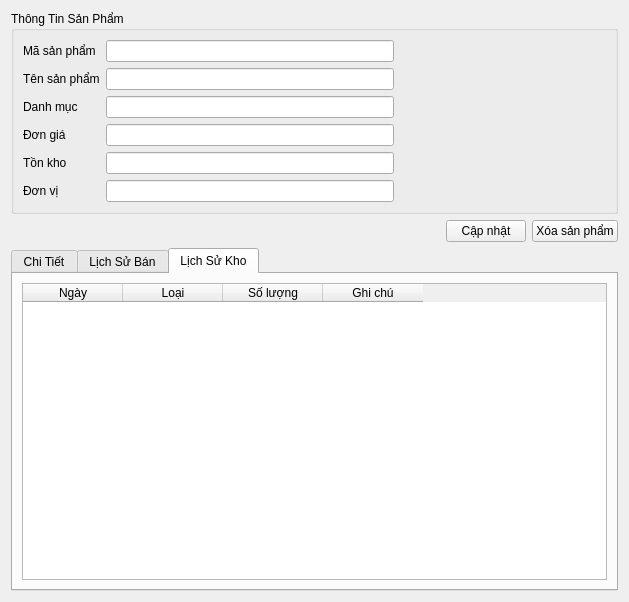
<?xml version="1.0" encoding="UTF-8"?>
<ui version="4.0">
 <class>khungMacDinh</class>
 <widget class="QWidget" name="khungMacDinh">
  <property name="geometry">
   <rect>
    <x>0</x>
    <y>0</y>
    <width>629</width>
    <height>602</height>
   </rect>
  </property>
  <property name="windowTitle">
   <string>Sản phẩm</string>
  </property>
  <property name="windowIcon">
   <iconset>
    <normaloff>../resources/icons/boxes.png</normaloff>../resources/icons/boxes.png</iconset>
  </property>
  <layout class="QVBoxLayout" name="verticalLayout">
   <item>
    <widget class="QGroupBox" name="nhomInformation">
     <property name="title">
      <string>Thông Tin Sản Phẩm</string>
     </property>
     <layout class="QHBoxLayout" name="horizontalLayout_5" stretch="2,0">
      <item>
       <layout class="QFormLayout" name="formLayout">
        <item row="0" column="0">
         <widget class="QLabel" name="labelID">
          <property name="text">
           <string>Mã sản phẩm</string>
          </property>
         </widget>
        </item>
        <item row="0" column="1">
         <widget class="QLineEdit" name="txtMaSP">
          <property name="readOnly">
           <bool>true</bool>
          </property>
         </widget>
        </item>
        <item row="1" column="0">
         <widget class="QLabel" name="labelName">
          <property name="text">
           <string>Tên sản phẩm</string>
          </property>
         </widget>
        </item>
        <item row="1" column="1">
         <widget class="QLineEdit" name="txtTenSP">
          <property name="readOnly">
           <bool>true</bool>
          </property>
         </widget>
        </item>
        <item row="2" column="0">
         <widget class="QLabel" name="labelCategory">
          <property name="text">
           <string>Danh mục</string>
          </property>
         </widget>
        </item>
        <item row="2" column="1">
         <widget class="QLineEdit" name="txtDanhMuc">
          <property name="readOnly">
           <bool>true</bool>
          </property>
         </widget>
        </item>
        <item row="3" column="0">
         <widget class="QLabel" name="labelPrice">
          <property name="text">
           <string>Đơn giá</string>
          </property>
         </widget>
        </item>
        <item row="3" column="1">
         <widget class="QLineEdit" name="txtDonGia">
          <property name="readOnly">
           <bool>true</bool>
          </property>
         </widget>
        </item>
        <item row="4" column="0">
         <widget class="QLabel" name="labelQuantity">
          <property name="text">
           <string>Tồn kho</string>
          </property>
         </widget>
        </item>
        <item row="4" column="1">
         <widget class="QLineEdit" name="txtTonKho">
          <property name="readOnly">
           <bool>true</bool>
          </property>
         </widget>
        </item>
        <item row="5" column="0">
         <widget class="QLabel" name="labelUnit">
          <property name="text">
           <string>Đơn vị</string>
          </property>
         </widget>
        </item>
        <item row="5" column="1">
         <widget class="QLineEdit" name="txtDonVi">
          <property name="readOnly">
           <bool>true</bool>
          </property>
         </widget>
        </item>
       </layout>
      </item>
      <item>
       <spacer name="horizontalSpacer_2">
        <property name="orientation">
         <enum>Qt::Horizontal</enum>
        </property>
        <property name="sizeHint" stdset="0">
         <size>
          <width>212</width>
          <height>17</height>
         </size>
        </property>
       </spacer>
      </item>
     </layout>
    </widget>
   </item>
   <item>
    <layout class="QHBoxLayout" name="horizontalLayout">
     <item>
      <spacer name="horizontalSpacer">
       <property name="orientation">
        <enum>Qt::Horizontal</enum>
       </property>
       <property name="sizeHint" stdset="0">
        <size>
         <width>40</width>
         <height>20</height>
        </size>
       </property>
      </spacer>
     </item>
     <item>
      <widget class="QPushButton" name="btnCapNhatSP">
       <property name="text">
        <string>Cập nhật</string>
       </property>
      </widget>
     </item>
     <item>
      <widget class="QPushButton" name="btnXoaSP">
       <property name="text">
        <string>Xóa sản phẩm</string>
       </property>
      </widget>
     </item>
    </layout>
   </item>
   <item>
    <widget class="QTabWidget" name="tabWidget">
     <property name="currentIndex">
      <number>2</number>
     </property>
     <widget class="QWidget" name="khungChiTiet">
      <attribute name="title">
       <string>Chi Tiết</string>
      </attribute>
      <layout class="QFormLayout" name="_3">
       <item row="0" column="0">
        <widget class="QLabel" name="labelDescription">
         <property name="text">
          <string>Mô tả</string>
         </property>
        </widget>
       </item>
       <item row="0" column="1">
        <widget class="QTextEdit" name="txtMoTaSP">
         <property name="readOnly">
          <bool>true</bool>
         </property>
        </widget>
       </item>
       <item row="1" column="0">
        <widget class="QLabel" name="labelCreated">
         <property name="text">
          <string>Ngày tạo</string>
         </property>
        </widget>
       </item>
       <item row="2" column="0">
        <widget class="QLabel" name="labelStatus">
         <property name="text">
          <string>Trạng thái</string>
         </property>
        </widget>
       </item>
       <item row="1" column="1">
        <layout class="QHBoxLayout" name="horizontalLayout_3">
         <item>
          <widget class="QLineEdit" name="txtNgayTaoSP">
           <property name="readOnly">
            <bool>true</bool>
           </property>
          </widget>
         </item>
         <item>
          <spacer name="horizontalSpacer_3">
           <property name="orientation">
            <enum>Qt::Horizontal</enum>
           </property>
           <property name="sizeHint" stdset="0">
            <size>
             <width>40</width>
             <height>20</height>
            </size>
           </property>
          </spacer>
         </item>
        </layout>
       </item>
       <item row="2" column="1">
        <layout class="QHBoxLayout" name="horizontalLayout_4">
         <item>
          <widget class="QLineEdit" name="txtTrangThaiSP">
           <property name="readOnly">
            <bool>true</bool>
           </property>
          </widget>
         </item>
         <item>
          <spacer name="horizontalSpacer_4">
           <property name="orientation">
            <enum>Qt::Horizontal</enum>
           </property>
           <property name="sizeHint" stdset="0">
            <size>
             <width>40</width>
             <height>20</height>
            </size>
           </property>
          </spacer>
         </item>
        </layout>
       </item>
      </layout>
     </widget>
     <widget class="QWidget" name="tabLichSuBan">
      <attribute name="title">
       <string>Lịch Sử Bán</string>
      </attribute>
      <layout class="QVBoxLayout" name="_4">
       <item>
        <widget class="QTableWidget" name="tblLichSuBan">
         <column>
          <property name="text">
           <string>Mã đơn</string>
          </property>
         </column>
         <column>
          <property name="text">
           <string>Ngày bán</string>
          </property>
         </column>
         <column>
          <property name="text">
           <string>Khách hàng</string>
          </property>
         </column>
         <column>
          <property name="text">
           <string>Số lượng</string>
          </property>
         </column>
         <column>
          <property name="text">
           <string>Thành tiền</string>
          </property>
         </column>
        </widget>
       </item>
      </layout>
     </widget>
     <widget class="QWidget" name="khungTonKhoLichSu">
      <attribute name="title">
       <string>Lịch Sử Kho</string>
      </attribute>
      <layout class="QVBoxLayout" name="_5">
       <item>
        <widget class="QTableWidget" name="tblLichSuTonKho">
         <column>
          <property name="text">
           <string>Ngày</string>
          </property>
         </column>
         <column>
          <property name="text">
           <string>Loại</string>
          </property>
         </column>
         <column>
          <property name="text">
           <string>Số lượng</string>
          </property>
         </column>
         <column>
          <property name="text">
           <string>Ghi chú</string>
          </property>
         </column>
        </widget>
       </item>
      </layout>
     </widget>
    </widget>
   </item>
  </layout>
 </widget>
 <resources/>
 <connections/>
</ui>
